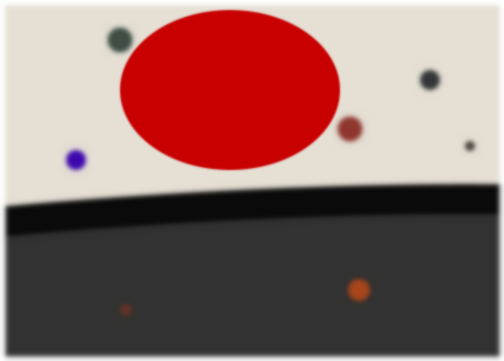
Frame 1 (no input)
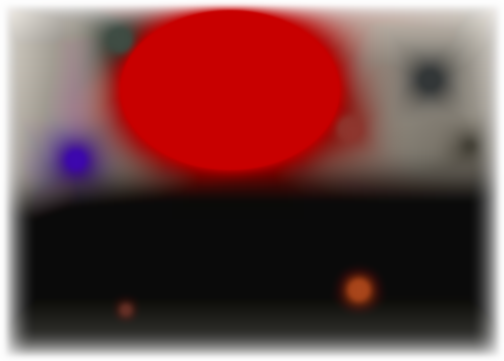
Frame 60 (the mouse pressed at the canvas centre just before this capture)
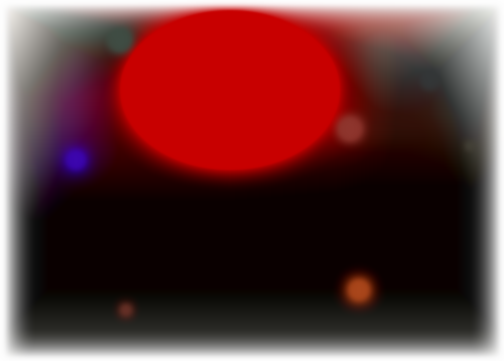
Frame 120 (the mouse held since frame 60 and released just before this capture)

The Processing sketch that drew these frames (run headless with seeded random() and noise(); from frame 60 on, the mouse is pressed at the canvas centre):

// Processing sketch: processing_10354
// ── processing_10354.pde

  /*
PROYECTO 01 SESION 2 :
Titulo: miro continuo
Nombre:Lluc Llobell
Fecha:  26/05/2010
Lugar:Girona
*/
void setup()
{
//fondor
smooth();
size(504,361);


 
//color fondo
fill(229,223,212);
rect(0,0,543,391);
noStroke();



fill(10);
pushMatrix(); // hace que afecte a un solo objeto
rotate(1.5);
ellipse (305,-100,200,1500);
popMatrix(); // cierra para que no coja mas objetos
// creamos la caja.


fill(50);
pushMatrix(); // hace que afecte a un solo objeto
rotate(1.5);
ellipse (335,-100,200,1500);
popMatrix(); // cierra para que no coja mas objetos
// creamos la caja.
}

void draw()
{

// verde
noStroke();
fill(63,77,68);
ellipse (120,40,25,25);

//azul
noStroke();
fill(61,07,175);
ellipse (76,160,20,20);
 
//al lado de la roja
noStroke();
fill(143,54,46);
ellipse (350,129,25,25);
 
//gris
noStroke();
fill(51,55,56);
ellipse (430,80,20,20);
 
//marron claro
noStroke();
fill(69,66,56);
ellipse (470,146,10,10);
 
//marron oscuro
noStroke();
fill(103,50,40);
ellipse (126,310,12,12);
 
//naranja
noStroke();
fill(170,71,28);
ellipse (359,290,22,22);


//borde blanco
stroke(255);
strokeWeight(10);
noFill();
rect(0,0,width,height);

//difuminar
filter(BLUR, 2); 

//circulo grande
noStroke();
fill(200,0,0);
ellipse (230,90,220,160);

//difuminar
filter(BLUR, 1); 
}
